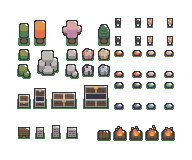
#> input picture src/tools/forest_ [resources].png, 192 x 160 px
$ python paint_grid.py 'forest_ [resources].png' out.png 100
#> lines starting #> are read from the running program, lines starting #| are printed output that depends on the picture
import argparse
from PIL import Image, ImageDraw, ImageFont

def add_grid_to_image(image_path, output_path, tile_size, line_color=(0, 0, 0), text_color=(255, 0, 0)):
#> called with image_path = 'forest_ [resources].png', output_path = 'out.png', tile_size = 100, line_color = (0, 0, 0), text_color = (255, 0, 0)
    img = Image.open(image_path)
#> img is the input picture: PIL image 192x160 RGBA; mean R, G, B, A 26.1, 25, 22.2, 58.9
    draw = ImageDraw.Draw(img)

    width, height = img.size
#> width = 192; height = 160
    columns = width // tile_size
#> columns = 1
    rows = height // tile_size
#> rows = 1

    new_height = height + 30
#> new_height = 190
    img_with_text = Image.new("RGBA", (width, new_height), (255, 255, 255, 0))
    img_with_text.paste(img, (0, 0))
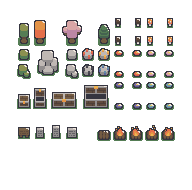
#> img_with_text: PIL image 192x190 RGBA; mean R, G, B, A 62.2, 61.3, 59, 49.6; transparent parts drawn white
    draw = ImageDraw.Draw(img_with_text)

    for i in range(0, width, tile_size):
        draw.line((i, 0, i, height), fill=line_color, width=1)
    for j in range(0, height, tile_size):
        draw.line((0, j, width, j), fill=line_color, width=1)

    font_size = int(tile_size * 0.5)  # Font size is set to 50% of the tile size
    try:
        font = ImageFont.truetype("arial.ttf", font_size)
    except IOError:
        font = ImageFont.load_default()

    counter = 1
    for j in range(rows):
        for i in range(columns):
            tile_x = i * tile_size
            tile_y = j * tile_size
            text = str(counter)

            text_bbox = draw.textbbox((0, 0), text, font=font)
            text_width = text_bbox[2] - text_bbox[0]
            text_height = text_bbox[3] - text_bbox[1]
            text_position = (
                tile_x + (tile_size - text_width) // 2,
                tile_y + (tile_size - text_height) // 2
            )

            draw.text(text_position, text, font=font, fill=text_color)
            counter += 1
#> after the loop, counter = 2

    text = f"Rows: {rows}, Columns: {columns}"
#> text = 'Rows: 1, Columns: 1'
    text_bbox = draw.textbbox((0, 0), text, font=font)
#> text_bbox = (0, 9, 508, 53)
    text_width, text_height = text_bbox[2] - text_bbox[0], text_bbox[3] - text_bbox[1]
#> text_width = 508; text_height = 44
    text_position = ((width - text_width) // 2, height + 5)
#> text_position = (-158, 165)
    draw.text(text_position, text, font=font, fill=text_color)

    img_with_text.save(output_path)
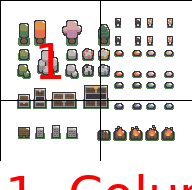
#> saved as out.png: PIL image 192x190 RGBA; mean R, G, B, A 63.2, 55.9, 53.7, 57.7; transparent parts drawn white

if __name__ == "__main__":
    parser = argparse.ArgumentParser(description='Add grid to an image based on tile size and display row/column count at the bottom.')
    parser.add_argument('image_path', type=str, help='Path to the input image')
    parser.add_argument('output_path', type=str, help='Path to the output image (the original will not be replaced)')
    parser.add_argument('tile_size', type=int, help='Size of each tile in pixels')

    args = parser.parse_args()
    add_grid_to_image(args.image_path, args.output_path, args.tile_size)

$ run again, on src/tools/forest_grid.png
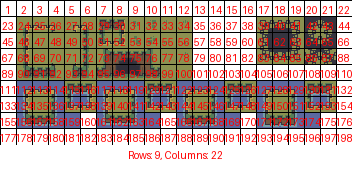
#> input picture src/tools/forest_grid.png, 352 x 174 px
#> in add_grid_to_image, img is the input picture: PIL image 352x174 RGBA; mean R, G, B, A 120.6, 84.9, 76.9, 145.3
#> in add_grid_to_image, `img_with_text.paste(img, (0, 0))`:
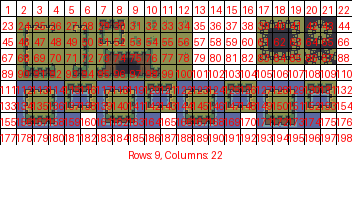
#> img_with_text: PIL image 352x204 RGBA; mean R, G, B, A 140.3, 110, 103.1, 123.9; transparent parts drawn white
#> after the loop in add_grid_to_image, `for j in range(rows):`: counter = 4
#> text_bbox = (0, 9, 508, 53)
#> text_width = 508; text_height = 44
#> text_position = (-78, 179)
#> in add_grid_to_image, `img_with_text.save(output_path)`:
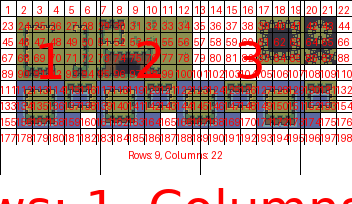
#> saved as out.png: PIL image 352x204 RGBA; mean R, G, B, A 140.8, 103.9, 97.3, 128.7; transparent parts drawn white
